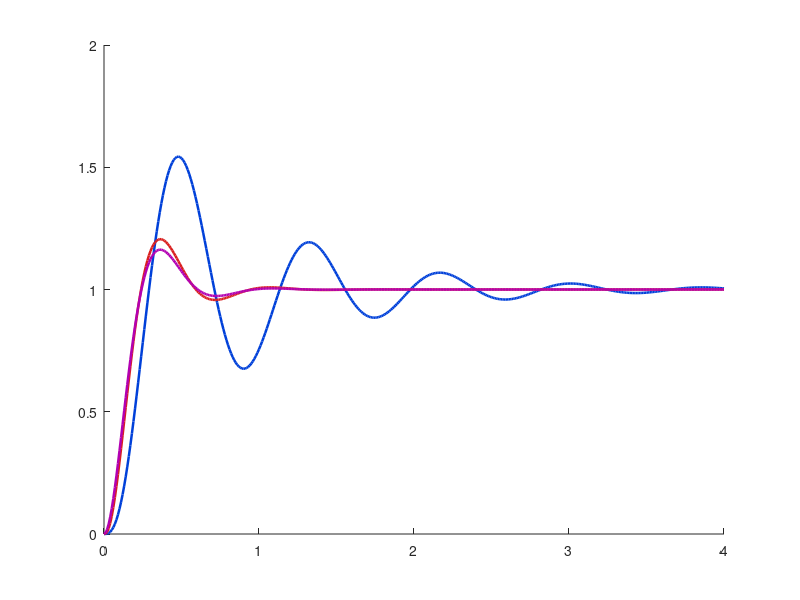

The MATLAB source for this figure: (Note: this script raises an error after producing the figure.)
clear; clc; close all; set(0,'DefaultFigureVisible','off');
D1=conv([1 0],conv([0.1 1],[0.1 1])); D2=conv([1 0],conv([0.1 1],[0.01 1])); D3=conv([1 0],[0.1 1]); T={feedback(tf(10,D1),1),feedback(tf(10,D2),1),feedback(tf(10,D3),1)};
t=0:0.01:4; f=figure('Color','w','Position',[80 80 900 550]); hold on; colors={[0 .25 .85],[.85 .12 .12],[.7 0 .7]}; names={'C_1=1 \muF 三阶','C_1=0.1 \muF 三阶','二阶系统'};
for i=1:3, [y,tt]=step(T{i},t); plot(tt,y,'LineWidth',1.8,'Color',colors{i});end
yline(1,'k:','稳态值'); grid on; title('Task3 K=1：三种模型的单位阶跃响应'); xlabel('时间 t (s)'); ylabel('输出'); legend(names,'Location','best'); hold off; exportgraphics(f,'D:/Kaiyuan/UGRD/大三/作业/自控实验/第四次/report_figures/task3_step_clean.png','Resolution',180);close(f);
f=figure('Color','w','Position',[80 80 720 520]); pzmap(T{:}); grid on; xline(0,'k:','LineWidth',1); title('Task3 K=1：闭环极点分布'); legend(names,'Location','best'); exportgraphics(f,'D:/Kaiyuan/UGRD/大三/作业/自控实验/第四次/report_figures/task3_stability.png','Resolution',180);close(f);
for i=1:3, fprintf('Task3 model %d poles: ',i); fprintf('%.5f%+.5fi ',pole(T{i})); q=stepinfo(T{i},'SettlingTimeThreshold',0.05); fprintf('Mp=%.2f tp=%.3f ts=%.3f\n',q.Overshoot,q.PeakTime,q.SettlingTime);end
